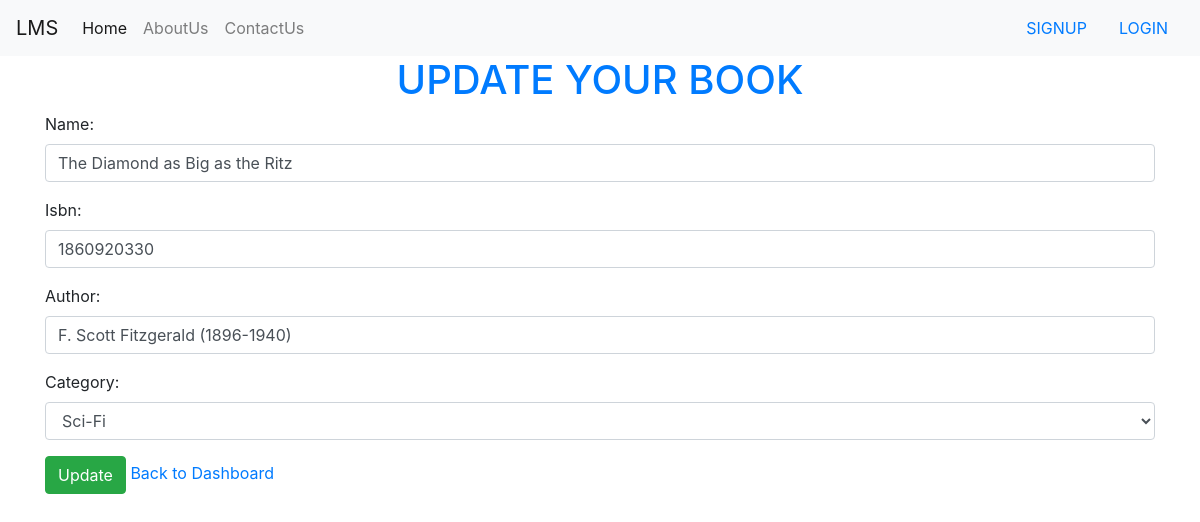
/updatebook/13/, run on the app's committed database.
### myapp/models.py (models this page shows)
class Book(models.Model):
    catchoice= [
        ('education', 'Education'),
        ('entertainment', 'Entertainment'),
        ('comics', 'Comics'),
        ('biography', 'Biography'),
        ('history', 'History'),
        ('novel', 'Novel'),
        ('fantasy', 'Fantasy'),
        ('thriller', 'Thriller'),
        ('romance', 'Romance'),
        ('scifi','Sci-Fi')
        ]
    name=models.CharField(max_length=30)
    isbn=models.IntegerField()
    author=models.CharField(max_length=40)
    category=models.CharField(max_length=30,choices=catchoice,default='education')

### myapp/views.py (the view)
# urls.py: path('updatebook/<int:id>/', views.updatebook, name='updatebook'),
def updatebook(request,id):
    if request.method == 'POST':
        d = Book.objects.get(pk=id)
        f = Postform(request.POST, instance=d)
        if f.is_valid():
            messages.success(request, 'Data is updated successfully')
            f.save()
    else:
        d = Book.objects.get(pk=id)
        f = Postform(instance=d)
    return render(request, 'myapp/updatebook.html', {'f': f})

### myapp/forms.py
class Postform(forms.ModelForm):
    class Meta:
        model=Book
        fields = ['name', 'isbn','author','category']
        widgets = {
            'name': forms.TextInput(attrs={'class': 'form-control'}),
            'isbn': forms.NumberInput(attrs={'class': 'form-control'}),
            'author':forms.TextInput(attrs={'class': 'form-control'}),
            'category':forms.Select(attrs={'class':'form-control'}),
        }

### myapp/templates/myapp/updatebook.html (shortened to what this page needs)
{% extends 'myapp/base.html' %}
{% block content %}
<div class="container">
    <h1 class="text-center text-primary">UPDATE YOUR BOOK</h1>
    <form action="" method="POST">
        {{f.as_p}}
    <input type="submit" value="Update" class="btn btn-success">
        <a href="{% url 'dashboard' %}">Back to Dashboard</a>
    </form>
</div>
{% endblock %}

### data on the page
Book: name "The Diamond as Big as the Ritz", isbn "1860920330", author "F. Scott Fitzgerald (1896-1940)", category "Sci-Fi"
